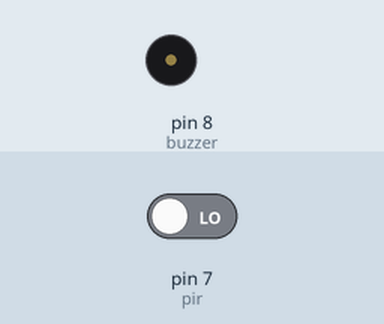
Recording of a sketch running on a simulated Arduino Uno, built with avr-gcc and run on an emulated ATmega328P. On the bench: buzzer (waves = sounding, pin HIGH). Inputs (shaded band) come from the test bench; at power-on: pin 7 (pir) LOW.

Above: at 1.2 s.
1.3 s: pin 7 (pir) driven HIGH
At 1.9 s:
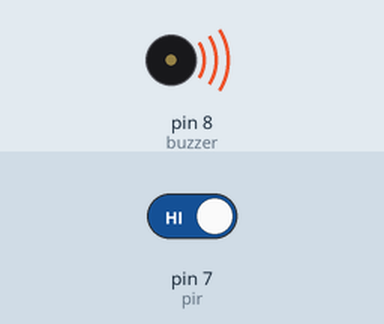
2.8 s: pin 7 (pir) driven LOW
At 4.2 s:
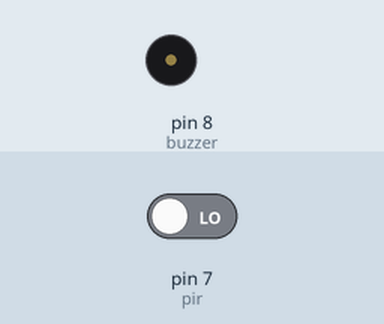
Timing chart, 0 to 5.8 s (numbered marks = the images above; inputs shaded):
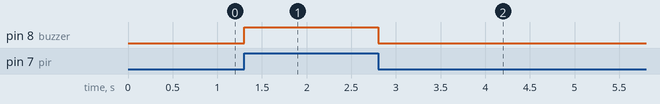

Measured:
- after the input at 1.3 s, pin 8 (buzzer): LOW → HIGH at once
- after the input at 2.8 s, pin 8 (buzzer): HIGH → LOW at once

The sketch:

pir_sensor.ino
```cpp
int pir=7;
int buzzer=8;

void setup() {
  pinMode(buzzer,OUTPUT);
  pinMode(pir,INPUT);
  Serial.begin(9600);
}

void loop() {
  int m=digitalRead(pir);
  if(m==1) // motion detected
    digitalWrite(buzzer,1);
  else
    digitalWrite(buzzer,0);
}
```
